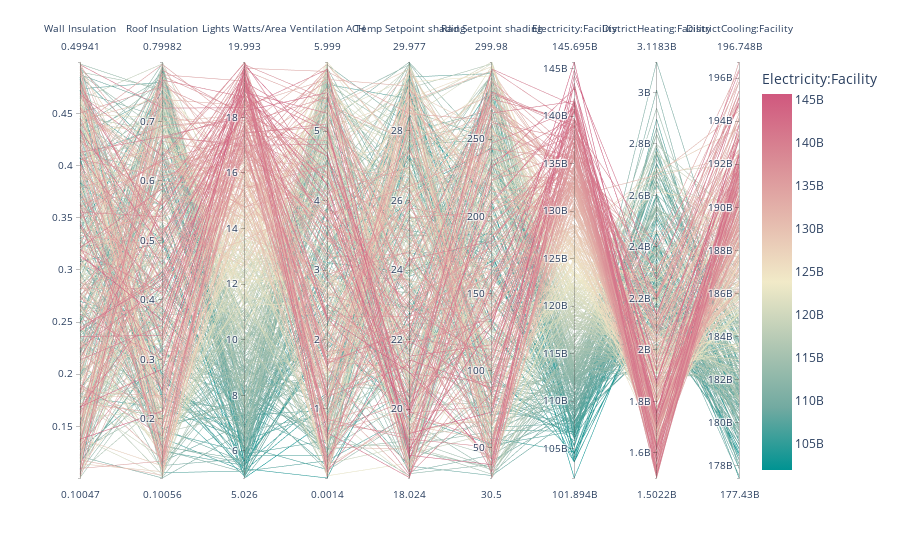

Source (notebook cell):
### Code cell
import plotly
plotly.offline.init_notebook_mode(connected=True)

features = input_cols
import plotly.express as px
fig = px.parallel_coordinates(srresults,color="Electricity:Facility", dimensions=features+objectives,
                             color_continuous_scale=px.colors.diverging.Tealrose)
fig.show()

### Figure 1 — Plotly figure (JSON) as saved in the notebook; plotly's stock layout.template omitted (floating-point values rounded to 4 significant figures; data arrays with more than 128 entries replaced by an {"elided": "..."} marker saying what was removed)
{"data": [{"dimensions": [{"label": "Wall Insulation", "values": {"elided": "500 float values"}}, {"label": "Roof Insulation", "values": {"elided": "500 float values"}}, {"label": "Lights Watts/Area", "values": {"elided": "500 float values"}}, {"label": "Ventilation ACH", "values": {"elided": "500 float values"}}, {"label": "Temp Setpoint shading", "values": {"elided": "500 float values"}}, {"label": "Rad Setpoint shading", "values": {"elided": "500 float values"}}, {"label": "Electricity:Facility", "values": {"elided": "500 float values"}}, {"label": "DistrictHeating:Facility", "values": {"elided": "500 float values"}}, {"label": "DistrictCooling:Facility", "values": {"elided": "500 float values"}}], "domain": {"x": [0, 1], "y": [0, 1]}, "line": {"color": {"elided": "500 float values"}, "coloraxis": "coloraxis"}, "name": "", "type": "parcoords"}], "layout": {"coloraxis": {"colorbar": {"title": {"text": "Electricity:Facility"}}, "colorscale": [[0, "rgb(0, 147, 146)"], [0.1667, "rgb(114, 170, 161)"], [0.3333, "rgb(177, 199, 179)"], [0.5, "rgb(241, 234, 200)"], [0.6667, "rgb(229, 185, 173)"], [0.8333, "rgb(217, 137, 148)"], [1, "rgb(208, 88, 126)"]]}, "legend": {"tracegroupgap": 0}, "margin": {"t": 60}}}
